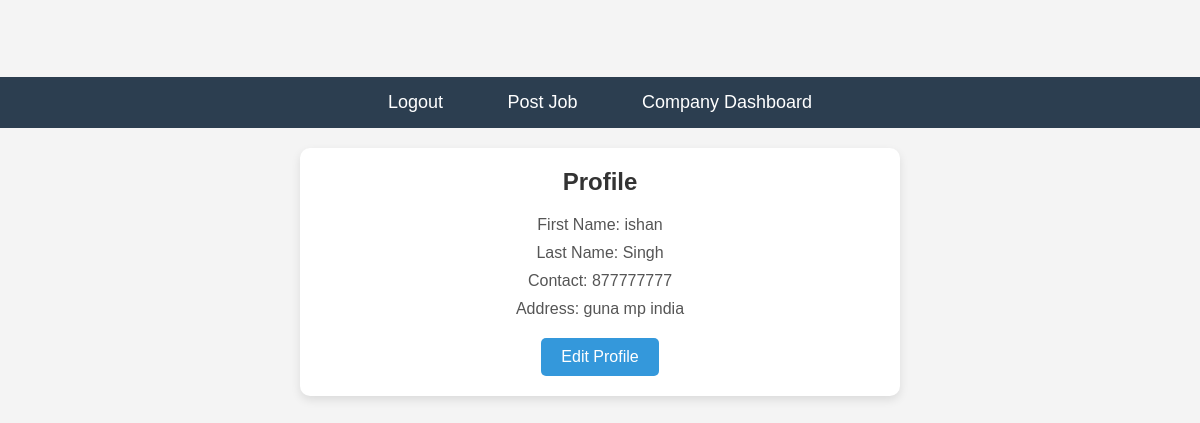
The app's page /jobapp/admin_view (signed in) with its own data.
### jobapp/models.py (models this page shows, shortened)
class UserDetail(models.Model):
    user=models.OneToOneField(User,on_delete=models.CASCADE)
    firstname=models.CharField(max_length=100)
    lastname=models.CharField(max_length=100)
    contact=models.CharField(max_length=20)
    email=models.EmailField(null=True)
    address=models.TextField(null=True)
    profile_photo = models.ImageField(upload_to='profilephotos/', null=True, blank=True)

### jobapp/views.py (the view)
# urls.py: path('admin_view',views.admin_view,name='admin_view'),
def admin_view(request):
    try:
        user_detail=UserDetail.objects.get(user=request.user)
    except  UserDetail.DoesNotExist:
        user_detail = None
    return render(request,'admin_view.html',{'user_detail':user_detail})

### jobapp/templates/admin_view.html (shortened to what this page needs)
{% load static %}
<!DOCTYPE html>
<html lang="en">
<head>
    <link rel="stylesheet" href="{% static 'jobapp/styleadmin.css' %}">
</head>
<body>
    <div class="navbar">
        <a href="{% url 'user_logout' %}">Logout</a>
        <a href="{% url 'post_job' %}">Post Job</a>
        <a href="{% url 'company_dashboard' %}">Company Dashboard</a>
    </div>
    <div class="main">
        <div class="details">
            {% block content %}
            <h2>Profile</h2>
            {% if user_detail %}
                <p>First Name: {{ user_detail.firstname }}</p>
                <p>Last Name: {{ user_detail.lastname }}</p>
                <p>Contact: {{ user_detail.contact }}</p>
                <p>Address: {{ user_detail.address }}</p>
                <a class="edit-btn" href="{% url 'admin_edit' user.id %}">Edit Profile</a>
            {% else %}
                <p>No profile details found.</p>
                <a class="edit-btn" href="{% url 'admin_edit' user.id %}">Edit Profile</a>
            {% endif %}
            {% endblock %}
        </div>
    </div>
</body>
</html>

### jobapp/static/jobapp/styleadmin.css (style rules this page uses)
* { margin: 0; padding: 0; box-sizing: border-box; font-family: 'Arial', sans-serif; }
body { background-color: #f4f4f4; display: flex; justify-content: center; align-items: center; height: 59vh; flex-direction: column; }
.navbar { width: 100%; background: #2c3e50; padding: 15px 0; text-align: center; }
.navbar a { color: white; text-decoration: none; margin: 0 15px; font-size: 18px; padding: 10px 15px; border-radius: 5px; transition: 0.3s; }
.main { width: 50%; background: white; padding: 20px; border-radius: 10px; box-shadow: 0px 4px 10px rgba(0, 0, 0, 0.1); text-align: center; margin-top: 20px; }
.details h2 { color: #333; margin-bottom: 20px; }
.details p { font-size: 16px; color: #555; margin-bottom: 10px; }
.edit-btn { display: inline-block; margin-top: 10px; padding: 10px 20px; background: #3498db; color: white; text-decoration: none; border-radius: 5px; transition: 0.3s; }

### records on screen
UserDetail: firstname "ishan", lastname "Singh", contact "877777777", address "guna mp india"
